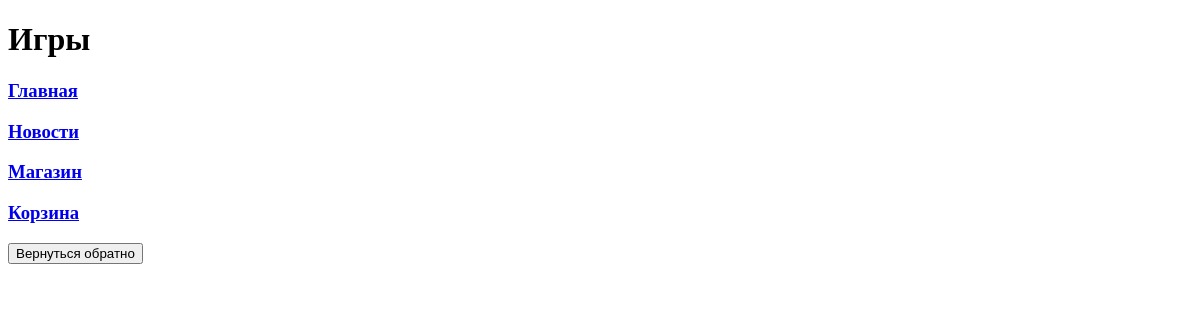
Page /platform/games/ on the earlier database version.
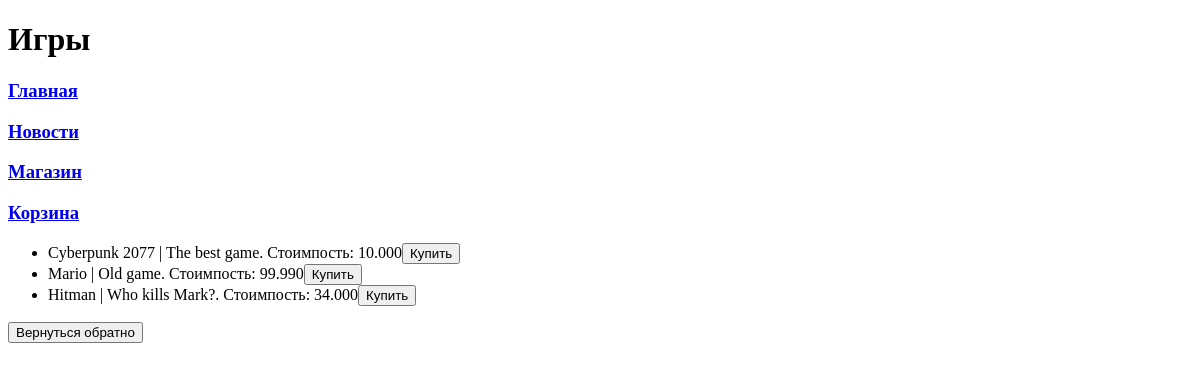
Same page on the later database version.
### task1/models.py (models this page shows, shortened)
class Game(models.Model):
    title = models.CharField(max_length=100)
    cost = models.DecimalField(max_digits=10, decimal_places=3)
    size = models.DecimalField(max_digits=10, decimal_places=2)
    description = models.TextField()
    age_limited = models.BooleanField(default=False)
    buyer = models.ManyToManyField(Buyer, related_name='games')

### task1/views.py (the view)
# urls.py: path('platform/games/', index_games),
def index_games(request):
    title = 'Магазин'
    text = 'Игры'
    game = Game.objects.all()
    text_but1 = 'Купить'
    text_but2 = 'Вернуться обратно'
    context = {
        'title': title,
        'text': text,
        'game': game,
        'text_but1': text_but1,
        'text_but2': text_but2,
    }
    return render(request, 'games.html', context)

### templates/games.html (shortened to what this page needs)
{% extends 'menu.html' %}
{% block pagename %} <h1>{{text}}</h1> {% endblock%}
{% block menu %} {{ block.super }} {% endblock%}
{% block content %}
    <ul>
        {% for i in game %}
        <li>{{i.title}} | {{i.description}}. Стоимпость: {{i.cost}}<button>{{text_but1}}</button> </li>
        {% endfor %}
    </ul>
    <form action="/platform">
        <button> {{text_but2}}</button>
    </form>
{% endblock%}

### templates/menu.html (shortened to what this page needs)
{% load static %}
<!DOCTYPE html>
<html lang="en">
<head>
</head>
<body>
    <header>
        {% block pagename %}
        {% endblock %}
    </header>
    <nav>
        {% block menu %}
            <h3><a href="/platform">Главная</a></h3>
            <h3><a href="/platform/news">Новости</a></h3>
            <h3><a href="/platform/games">Магазин</a></h3>
            <h3><a href="/platform/cart">Корзина</a></h3>
        {% endblock %}
    </nav>
    <main>
        {% block content %}
        {% endblock %}
    </main>
</body>
</html>

Differences in the rows shown:
added Game: title "Cyberpunk 2077", description "The best game", cost "10.000", text_but1 "Купить"
added Game: title "Mario", description "Old game", cost "99.990", text_but1 "Купить"
added Game: title "Hitman", description "Who kills Mark?", cost "34.000", text_but1 "Купить"
